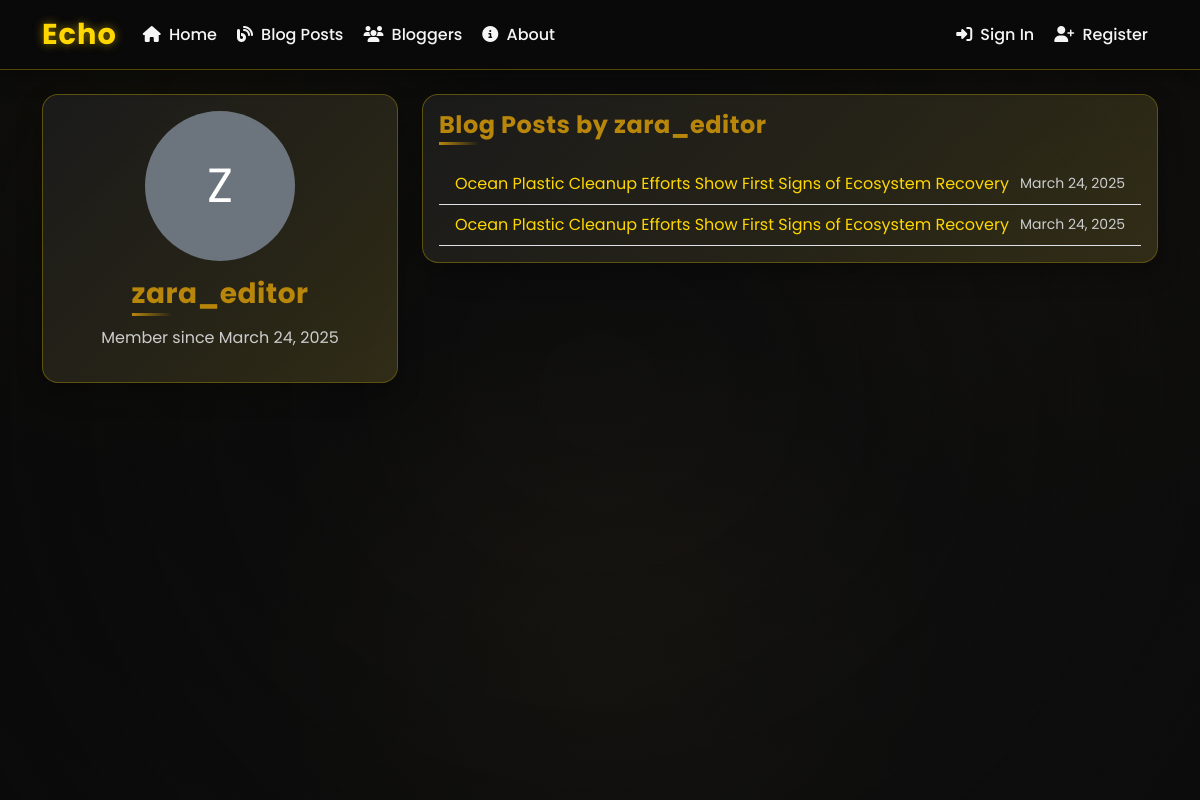
The app's page /blog/bloggers/11/ with its own data.
### app/models.py (models this page shows, shortened)
class User(AbstractUser):
    full_name = models.CharField(max_length=255, blank=True)
    bio = models.TextField(max_length=500, blank=True)
    location = models.CharField(max_length=100, blank=True)
    website = models.URLField(max_length=200, blank=True)
    profile_picture = models.ImageField(upload_to='profile_pics/', null=True, blank=True)
    created_at = models.DateTimeField(auto_now_add=True)
    updated_at = models.DateTimeField(auto_now=True)
    objects = UserManager()

class BlogPost(models.Model):
    title = models.CharField(max_length=200)
    content = models.TextField()
    featured_image = models.ImageField(upload_to='blog_images/', null=True, blank=True)
    author = models.ForeignKey(User, on_delete=models.CASCADE, related_name='blog_posts')
    categories = models.ManyToManyField(Category, related_name='posts', blank=True)
    created_at = models.DateTimeField(auto_now_add=True)
    updated_at = models.DateTimeField(auto_now=True)
    class Meta:
        ordering = ['-created_at']

### app/views.py (the view)
# urls.py: path('blog/bloggers/<int:author_id>/', views.blogger_detail, name='blogger_detail'),
def blogger_detail(request, author_id):
    author = get_object_or_404(User, id=author_id)
    posts = BlogPost.objects.filter(author=author).order_by('-created_at')
    return render(request, 'blogger_detail.html', {
        'author': author,
        'posts': posts
    })

### app/templates/blogger_detail.html (shortened to what this page needs)
{% extends 'base.html' %}
{% block content %}
<div class="row">
    <div class="col-md-4 mb-4">
        <div class="card">
            <div class="card-body text-center">
                {% if author.profile_picture %}
                    <img src="{{ author.profile_picture.url }}" alt="{{ author.username }}'s profile picture"
                         class="rounded-circle mb-3" style="width: 150px; height: 150px; object-fit: cover;">
                {% else %}
                    <div class="rounded-circle bg-secondary mb-3 mx-auto"
                         style="width: 150px; height: 150px; display: flex; align-items: center; justify-content: center;">
                        <span class="text-white" style="font-size: 3rem;">{{ author.username|first|upper }}</span>
                    </div>
                {% endif %}
                <h1 class="card-title h3">{{ author.username }}</h1>
                <p class="text-muted">Member since {{ author.created_at|date:"F j, Y" }}</p>
            </div>
        </div>
    </div>
    <div class="col-md-8">
        <div class="card">
            <div class="card-body">
                <h2 class="card-title h4 mb-4">Blog Posts by {{ author.username }}</h2>
                {% if posts %}
                    <div class="list-group list-group-flush">
                        {% for post in posts %}
                            <div class="list-group-item bg-transparent border-bottom">
                                <div class="d-flex justify-content-between align-items-center">
                                    <a href="{% url 'blog_detail' post.id %}" class="text-decoration-none">
                                        {{ post.title }}
                                    </a>
                                    <small class="text-muted">
                                        {{ post.created_at|date:"F j, Y" }}
                                    </small>
                                </div>
                            </div>
                        {% endfor %}
                    </div>
                {% else %}
                    <div class="alert alert-info">
                        {{ author.username }} hasn't written any blog posts yet.
                    </div>
                {% endif %}
            </div>
        </div>
    </div>
</div>
<link rel="stylesheet" href="https://cdn.jsdelivr.net/npm/bootstrap-icons@1.7.2/font/bootstrap-icons.css">
{% endblock %}

### app/templates/base.html (style rules this page uses)
:root { --primary: #FFD700; --primary-light: #FFDF45; --primary-dark: #D4AF37; --accent: #B8860B; --accent-alt: #FFF8DC; --bg-dark: #0A0A0A; --bg-card: #1A1A1A; --text-light: #F5F5F5; --text-muted: #CCCCCC; --success: #D4AF37; --warning: #FF8C00; --danger: #B22222; --card-border-radius: 16px; --btn-border-radius: 12px; --input-border-radius: 10px; }
body { background: linear-gradient(135deg, var(--bg-dark) 0%, #121212 100%); color: var(--text-light); font-family: 'Poppins', sans-serif; min-height: 100vh; position: relative; overflow-x: hidden; }
body::before { content: ''; position: fixed; top: 0; left: 0; width: 100%; height: 100%; background: radial-gradient(circle at 10% 10%, rgba(255, 215, 0, 0.05) 0%, transparent 30%), radial-gradient(circle at 90% 20%, rgba(184, 134, 11, 0.05) 0%, transparent 30%), radial-gradient(circle at 50% 80%, rgba(212, 175, 55, 0.05) 0%, transparent 40%); pointer-events: none; z-index: -1; }
.card { background: linear-gradient(145deg, var(--bg-card) 0%, rgba(26, 26, 26, 0.9) 100%); border: 1px solid rgba(255, 215, 0, 0.3); box-shadow: 0 10px 25px rgba(0, 0, 0, 0.3); border-radius: var(--card-border-radius); transition: all 0.4s cubic-bezier(0.175, 0.885, 0.32, 1.275); overflow: hidden; position: relative; z-index: 1; }
.card::before { content: ''; position: absolute; top: 0; left: 0; width: 100%; height: 100%; background: linear-gradient(135deg, transparent 0%, rgba(255, 215, 0, 0.1) 100%); z-index: -1; }
.card::after { content: ''; position: absolute; top: -50%; left: -50%; width: 200%; height: 200%; background: radial-gradient(circle, rgba(184, 134, 11, 0.1) 0%, transparent 70%); opacity: 0; z-index: -1; transition: opacity 0.4s ease; }
.card-title { color: var(--accent); font-weight: 700; letter-spacing: 0.5px; margin-bottom: 15px; position: relative; display: inline-block; }
.card-title::after { content: ''; position: absolute; bottom: -5px; left: 0; width: 40px; height: 3px; background: linear-gradient(to right, var(--accent), transparent); }
.text-muted { color: var(--text-muted) !important; }
a { color: var(--primary); text-decoration: none; transition: all 0.3s ease; position: relative; }

### records on screen
User: username|first "Z", username "zara_editor", created_at "March 24, 2025"
BlogPost: title "Ocean Plastic Cleanup Efforts Show First Signs of Ecosystem Recovery", created_at "March 24, 2025"
BlogPost: title "Ocean Plastic Cleanup Efforts Show First Signs of Ecosystem Recovery", created_at "March 24, 2025"
